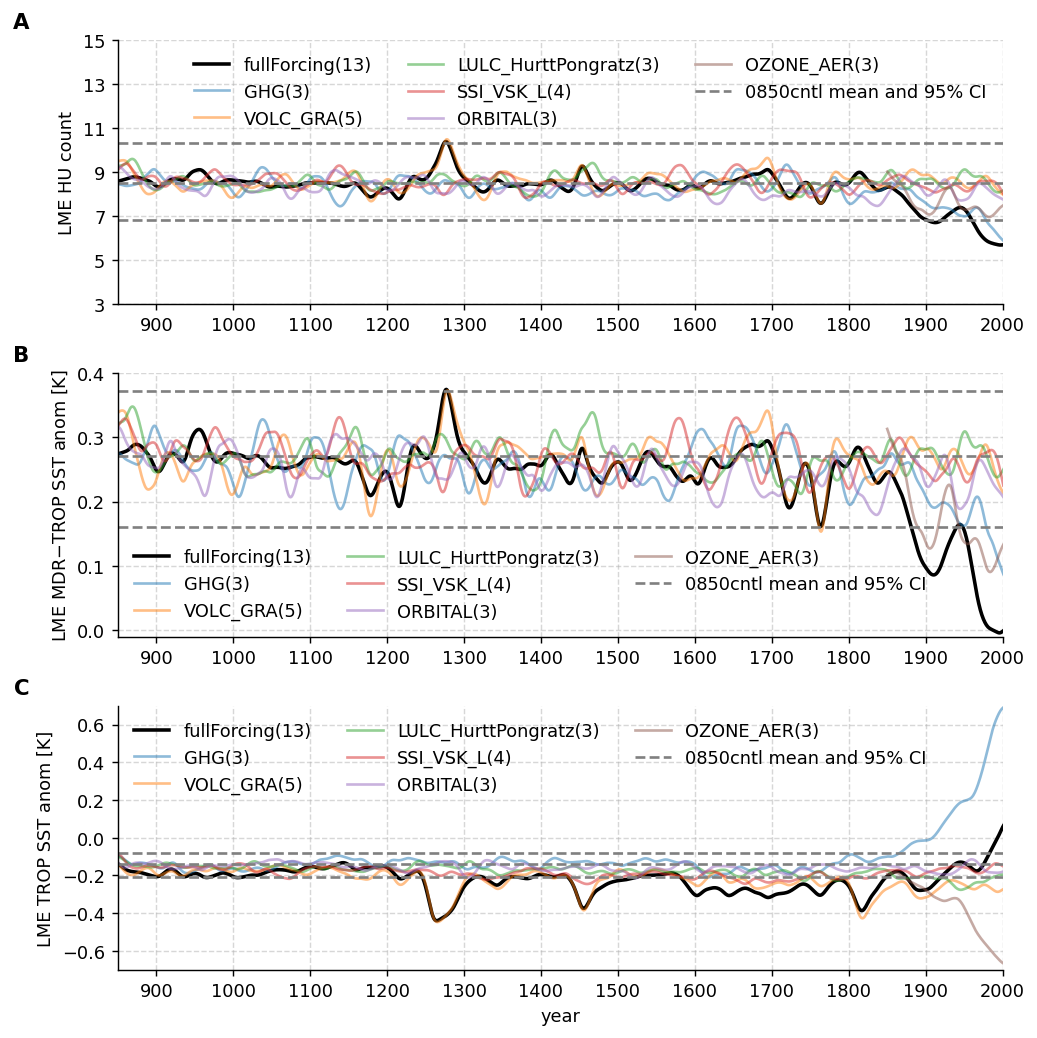

Here is the Python script that generated this plot:
#!/usr/bin/env python
# Wenchang Yang (wenchang@princeton.edu)
# Mon Jan 10 16:46:23 EST 2022
if __name__ == '__main__':
    import sys
    from misc.timer import Timer
    tt = Timer('start ' + ' '.join(sys.argv))
import sys, os.path, os, glob, datetime
import xarray as xr, numpy as np, pandas as pd, matplotlib.pyplot as plt
#more imports
from shared import axlabel
from fig_lines_lmeHU import wyplot as plot_lines_lmeHU
from fig_lines_LMErMDRa import wyplot as plot_lines_LMErMDRa
from fig_lines_lmeTROPa import wyplot as plot_lines_lmeTROPa
#
if __name__ == '__main__':
    tt.check('end import')
#
#start from here
 
 
if __name__ == '__main__':
    from wyconfig import * #my plot settings
    fig, axes = plt.subplots(3, 1, figsize=(8,8))
    ax = axes[0]
    plot_lines_lmeHU(ax=ax)
    ax.set_yticks(range(3,16,2))

    ax = axes[1]
    plot_lines_LMErMDRa(ax=ax)

    ax = axes[2]
    plot_lines_lmeTROPa(ax=ax)

    for ax,label in zip(axes, list('ABC')):
        axlabel(ax=ax, label=label, x=-0.1, y=1.03)
    for ax in axes[:-1]:
        ax.set_xlabel('')
    
    #savefig
    if len(sys.argv)>1 and 'savefig' in sys.argv[1:] or 's' in sys.argv:
        figname = __file__.replace('.py', f'.png')
        if 'pdf' in sys.argv: figname = figname.replace('.png', '.pdf')
        if 'overwritefig' in sys.argv[1:] or 'o' in sys.argv:
            wysavefig(figname, overwritefig=True)
        else:
            wysavefig(figname)
    tt.check(f'**Done**')
    plt.show()
    
